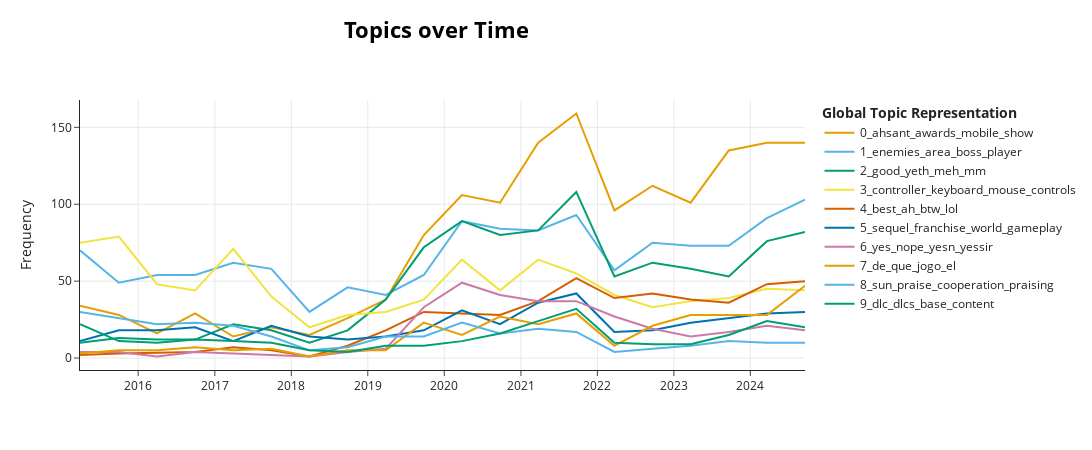

The code cell stored with this chart in its notebook:
### Code cell
topic_model.visualize_topics_over_time(topics_over_time, top_n_topics=10)

### Figure 1 — Plotly figure (JSON) as saved in the notebook; plotly's stock layout.template omitted (floating-point values rounded to 4 significant figures)
{"data": [{"hoverinfo": "text", "hovertext": ["<b>Topic 0</b><br>Words: ahsant, awards, mobile, show, ad", "<b>Topic 0</b><br>Words: ahsant, awards, mobile, show, ad", "<b>Topic 0</b><br>Words: ahsant, awards, mobile, show, ad", "<b>Topic 0</b><br>Words: ahsant, awards, mobile, show, ad", "<b>Topic 0</b><br>Words: ahsant, awards, mobile, show, ad", "<b>Topic 0</b><br>Words: awards, community, ahsant, mobile, show", "<b>Topic 0</b><br>Words: ahsant, awards, mobile, show, ad", "<b>Topic 0</b><br>Words: show, ahsant, awards, mobile, ad", "<b>Topic 0</b><br>Words: ahsant, awards, mobile, show, ad", "<b>Topic 0</b><br>Words: even, ahsant, awards, mobile, show", "<b>Topic 0</b><br>Words: ahsant, awards, mobile, show, ad", "<b>Topic 0</b><br>Words: ahsant, awards, mobile, show, ad", "<b>Topic 0</b><br>Words: mobile, ad, show, ahsant, awards", "<b>Topic 0</b><br>Words: ahsant, awards, mobile, show, ad", "<b>Topic 0</b><br>Words: ahsant, awards, mobile, show, ad", "<b>Topic 0</b><br>Words: serves, ahsant, awards, mobile, show", "<b>Topic 0</b><br>Words: ahsant, awards, mobile, show, ad", "<b>Topic 0</b><br>Words: ahsant, awards, mobile, show, ad", "<b>Topic 0</b><br>Words: ahsant, awards, mobile, show, ad", "<b>Topic 0</b><br>Words: ahsant, awards, mobile, show, ad"], "marker": {"color": "#E69F00"}, "mode": "lines", "name": "0_ahsant_awards_mobile_show", "type": "scatter", "x": ["2015-03-29T07:51:40.752000", "2015-09-30T21:50:11.400000", "2016-03-30T20:28:43.800000", "2016-09-28T19:07:16.200000", "2017-03-29T17:45:48.600000", "2017-09-27T16:24:21", "2018-03-28T15:02:53.400000", "2018-09-26T13:41:25.800000", "2019-03-27T12:19:58.200000", "2019-09-25T10:58:30.600000", "2020-03-25T09:37:03", "2020-09-23T08:15:35.400000", "2021-03-24T06:54:07.800000", "2021-09-22T05:32:40.200000", "2022-03-23T04:11:12.600000", "2022-09-21T02:49:45", "2023-03-22T01:28:17.400000", "2023-09-20T00:06:49.800000", "2024-03-19T22:45:22.200000", "2024-09-17T21:23:54.600000"], "y": [34, 28, 16, 29, 14, 20, 15, 26, 38, 80, 106, 101, 140, 159, 96, 112, 101, 135, 140, 140]}, {"hoverinfo": "text", "hovertext": ["<b>Topic 1</b><br>Words: new, heide, area, changes, enemies", "<b>Topic 1</b><br>Words: das, dsi, players, player, knights", "<b>Topic 1</b><br>Words: havels, katana, ice, chaos, rapier", "<b>Topic 1</b><br>Words: player, enemies, system, area, level", "<b>Topic 1</b><br>Words: area, player, boss, weapon, enemies", "<b>Topic 1</b><br>Words: player, area, enemies, areas, players", "<b>Topic 1</b><br>Words: ctrl, enemies, areas, ng, player", "<b>Topic 1</b><br>Words: player, area, enemies, attack, weapons", "<b>Topic 1</b><br>Words: moonlight, uh, spotlight, trippin, shawty", "<b>Topic 1</b><br>Words: bean, estus, enemies, armor, area", "<b>Topic 1</b><br>Words: enemies, area, boss, player, attacks", "<b>Topic 1</b><br>Words: enemies, area, boss, player, weapons", "<b>Topic 1</b><br>Words: enemies, healing, boss, mechanic, use", "<b>Topic 1</b><br>Words: attack, area, attacks, roll, enemies", "<b>Topic 1</b><br>Words: area, enemies, fight, often, enemy", "<b>Topic 1</b><br>Words: boss, enemies, fight, player, bosses", "<b>Topic 1</b><br>Words: enemies, boss, area, weapons, stat", "<b>Topic 1</b><br>Words: td, ganked, poison, zones, tr", "<b>Topic 1</b><br>Words: boss, enemies, area, also, player", "<b>Topic 1</b><br>Words: spoiler, enemies, area, boss, damage"], "marker": {"color": "#56B4E9"}, "mode": "lines", "name": "1_enemies_area_boss_player", "type": "scatter", "x": ["2015-03-29T07:51:40.752000", "2015-09-30T21:50:11.400000", "2016-03-30T20:28:43.800000", "2016-09-28T19:07:16.200000", "2017-03-29T17:45:48.600000", "2017-09-27T16:24:21", "2018-03-28T15:02:53.400000", "2018-09-26T13:41:25.800000", "2019-03-27T12:19:58.200000", "2019-09-25T10:58:30.600000", "2020-03-25T09:37:03", "2020-09-23T08:15:35.400000", "2021-03-24T06:54:07.800000", "2021-09-22T05:32:40.200000", "2022-03-23T04:11:12.600000", "2022-09-21T02:49:45", "2023-03-22T01:28:17.400000", "2023-09-20T00:06:49.800000", "2024-03-19T22:45:22.200000", "2024-09-17T21:23:54.600000"], "y": [70, 49, 54, 54, 62, 58, 30, 46, 41, 54, 89, 84, 83, 93, 57, 75, 73, 73, 91, 103]}, {"hoverinfo": "text", "hovertext": ["<b>Topic 2</b><br>Words: good, yeth, meh, mm, ahh", "<b>Topic 2</b><br>Words: good, yeth, meh, mm, ahh", "<b>Topic 2</b><br>Words: good, yeth, meh, mm, ahh", "<b>Topic 2</b><br>Words: good, yeth, meh, mm, ahh", "<b>Topic 2</b><br>Words: good, yeth, meh, mm, ahh", "<b>Topic 2</b><br>Words: good, yeth, meh, mm, ahh", "<b>Topic 2</b><br>Words: good, man, yeth, meh, mm", "<b>Topic 2</b><br>Words: good, yeth, meh, mm, ahh", "<b>Topic 2</b><br>Words: good, yeth, meh, mm, ahh", "<b>Topic 2</b><br>Words: good, spoiler, yeth, meh, mm", "<b>Topic 2</b><br>Words: good, mm, lol, honestly, yeth", "<b>Topic 2</b><br>Words: good, yeth, meh, mm, ahh", "<b>Topic 2</b><br>Words: good, thats, yeth, well, meh", "<b>Topic 2</b><br>Words: good, yeth, meh, ever, mm", "<b>Topic 2</b><br>Words: good, ahh, meh, please, sometimes", "<b>Topic 2</b><br>Words: good, yeth, meh, mm, ahh", "<b>Topic 2</b><br>Words: good, uh, meh, yeth, ii", "<b>Topic 2</b><br>Words: good, af, well, yeth, meh", "<b>Topic 2</b><br>Words: good, yeth, meh, mm, ahh", "<b>Topic 2</b><br>Words: good, yeth, meh, mm, ahh"], "marker": {"color": "#009E73"}, "mode": "lines", "name": "2_good_yeth_meh_mm", "type": "scatter", "x": ["2015-03-29T07:51:40.752000", "2015-09-30T21:50:11.400000", "2016-03-30T20:28:43.800000", "2016-09-28T19:07:16.200000", "2017-03-29T17:45:48.600000", "2017-09-27T16:24:21", "2018-03-28T15:02:53.400000", "2018-09-26T13:41:25.800000", "2019-03-27T12:19:58.200000", "2019-09-25T10:58:30.600000", "2020-03-25T09:37:03", "2020-09-23T08:15:35.400000", "2021-03-24T06:54:07.800000", "2021-09-22T05:32:40.200000", "2022-03-23T04:11:12.600000", "2022-09-21T02:49:45", "2023-03-22T01:28:17.400000", "2023-09-20T00:06:49.800000", "2024-03-19T22:45:22.200000", "2024-09-17T21:23:54.600000"], "y": [10, 13, 12, 12, 22, 18, 10, 18, 38, 72, 89, 80, 83, 108, 53, 62, 58, 53, 76, 82]}, {"hoverinfo": "text", "hovertext": ["<b>Topic 3</b><br>Words: controller, keyboard, mouse, port, xbox", "<b>Topic 3</b><br>Words: controller, keyboard, mouse, port, controls", "<b>Topic 3</b><br>Words: controller, keyboard, mouse, port, controls", "<b>Topic 3</b><br>Words: controller, keyboard, mouse, port, pc", "<b>Topic 3</b><br>Words: controller, keyboard, port, mouse, controls", "<b>Topic 3</b><br>Words: controller, keyboard, port, mouse, controls", "<b>Topic 3</b><br>Words: mouse, keyboard, controller, settings, controls", "<b>Topic 3</b><br>Words: controller, controls, keyboard, mouse, xbox", "<b>Topic 3</b><br>Words: controller, keyboard, mouse, controls, pc", "<b>Topic 3</b><br>Words: controller, keyboard, controls, mouse, port", "<b>Topic 3</b><br>Words: controller, keyboard, mouse, controls, port", "<b>Topic 3</b><br>Words: controller, keyboard, mouse, controls, xbox", "<b>Topic 3</b><br>Words: controller, keyboard, mouse, controls, xbox", "<b>Topic 3</b><br>Words: mouse, keyboard, controller, port, controls", "<b>Topic 3</b><br>Words: controller, keyboard, mouse, controls, port", "<b>Topic 3</b><br>Words: keyboard, controller, mouse, port, buttons", "<b>Topic 3</b><br>Words: mouse, keyboard, controller, controls, pc", "<b>Topic 3</b><br>Words: controller, mouse, keyboard, port, controls", "<b>Topic 3</b><br>Words: controller, mouse, keyboard, port, controls", "<b>Topic 3</b><br>Words: controller, keyboard, controls, mouse, port"], "marker": {"color": "#F0E442"}, "mode": "lines", "name": "3_controller_keyboard_mouse_controls", "type": "scatter", "x": ["2015-03-29T07:51:40.752000", "2015-09-30T21:50:11.400000", "2016-03-30T20:28:43.800000", "2016-09-28T19:07:16.200000", "2017-03-29T17:45:48.600000", "2017-09-27T16:24:21", "2018-03-28T15:02:53.400000", "2018-09-26T13:41:25.800000", "2019-03-27T12:19:58.200000", "2019-09-25T10:58:30.600000", "2020-03-25T09:37:03", "2020-09-23T08:15:35.400000", "2021-03-24T06:54:07.800000", "2021-09-22T05:32:40.200000", "2022-03-23T04:11:12.600000", "2022-09-21T02:49:45", "2023-03-22T01:28:17.400000", "2023-09-20T00:06:49.800000", "2024-03-19T22:45:22.200000", "2024-09-17T21:23:54.600000"], "y": [75, 79, 48, 44, 71, 40, 20, 28, 30, 38, 64, 44, 64, 55, 41, 33, 37, 39, 45, 44]}, {"hoverinfo": "text", "hovertext": ["<b>Topic 4</b><br>Words: best, ah, btw, lol, shot", "<b>Topic 4</b><br>Words: best, ah, btw, lol, shot", "<b>Topic 4</b><br>Words: best, lol, ah, btw, shot", "<b>Topic 4</b><br>Words: best, ah, btw, lol, shot", "<b>Topic 4</b><br>Words: best, ah, btw, lol, shot", "<b>Topic 4</b><br>Words: best, ah, btw, lol, shot", "<b>Topic 4</b><br>Words: best, ah, btw, lol, shot", "<b>Topic 4</b><br>Words: best, ah, btw, lol, shot", "<b>Topic 4</b><br>Words: best, btw, ah, lol, shot", "<b>Topic 4</b><br>Words: best, ah, btw, lol, shot", "<b>Topic 4</b><br>Words: best, ah, btw, lol, shot", "<b>Topic 4</b><br>Words: best, ah, btw, lol, shot", "<b>Topic 4</b><br>Words: best, ah, btw, lol, shot", "<b>Topic 4</b><br>Words: best, ah, btw, lol, shot", "<b>Topic 4</b><br>Words: best, shot, long, yes, ah", "<b>Topic 4</b><br>Words: best, ah, fucking, yes, btw", "<b>Topic 4</b><br>Words: best, right, ah, btw, lol", "<b>Topic 4</b><br>Words: best, ah, btw, lol, shot", "<b>Topic 4</b><br>Words: best, ah, btw, lol, shot"], "marker": {"color": "#D55E00"}, "mode": "lines", "name": "4_best_ah_btw_lol", "type": "scatter", "x": ["2015-03-29T07:51:40.752000", "2015-09-30T21:50:11.400000", "2016-09-28T19:07:16.200000", "2017-03-29T17:45:48.600000", "2017-09-27T16:24:21", "2018-03-28T15:02:53.400000", "2018-09-26T13:41:25.800000", "2019-03-27T12:19:58.200000", "2019-09-25T10:58:30.600000", "2020-03-25T09:37:03", "2020-09-23T08:15:35.400000", "2021-03-24T06:54:07.800000", "2021-09-22T05:32:40.200000", "2022-03-23T04:11:12.600000", "2022-09-21T02:49:45", "2023-03-22T01:28:17.400000", "2023-09-20T00:06:49.800000", "2024-03-19T22:45:22.200000", "2024-09-17T21:23:54.600000"], "y": [2, 3, 4, 7, 5, 1, 8, 18, 30, 29, 28, 37, 52, 39, 42, 38, 36, 48, 50]}, {"hoverinfo": "text", "hovertext": ["<b>Topic 5</b><br>Words: darker, iv, material, crystal, light", "<b>Topic 5</b><br>Words: communicated, impatient, held, screaming, franchise", "<b>Topic 5</b><br>Words: progressed, hack, dress, died, inspired", "<b>Topic 5</b><br>Words: sequel, depressed, loud, zombies, ghost", "<b>Topic 5</b><br>Words: criteria, yui, miyazaka, feltsuch, devestated", "<b>Topic 5</b><br>Words: lap, avoidance, franchise, convenants, repetetive", "<b>Topic 5</b><br>Words: ppl, tsundere, ups, yer, das", "<b>Topic 5</b><br>Words: ded, bam, tricycle, highway, riding", "<b>Topic 5</b><br>Words: tools, table, noticably, dislike, departure", "<b>Topic 5</b><br>Words: conveyed, apposed, changes, characters, story", "<b>Topic 5</b><br>Words: eula, page, sadists, gameplay, feels", "<b>Topic 5</b><br>Words: remake, deter, story, stories, subpar", "<b>Topic 5</b><br>Words: padding, gameplay, experience, honestly, sequel", "<b>Topic 5</b><br>Words: franchise, aspects, world, said, memorable", "<b>Topic 5</b><br>Words: chronological, worker, spoiler, cod, aspects", "<b>Topic 5</b><br>Words: franchise, nowhere, band, tense, drags", "<b>Topic 5</b><br>Words: empty, ending, sequel, destroy, clocked", "<b>Topic 5</b><br>Words: hangover, wise, franchise, came, compelling", "<b>Topic 5</b><br>Words: sequel, franchise, world, rewarding, enticing", "<b>Topic 5</b><br>Words: unafraid, sequel, completions, sofs, enjoy"], "marker": {"color": "#0072B2"}, "mode": "lines", "name": "5_sequel_franchise_world_gameplay", "type": "scatter", "x": ["2015-03-29T07:51:40.752000", "2015-09-30T21:50:11.400000", "2016-03-30T20:28:43.800000", "2016-09-28T19:07:16.200000", "2017-03-29T17:45:48.600000", "2017-09-27T16:24:21", "2018-03-28T15:02:53.400000", "2018-09-26T13:41:25.800000", "2019-03-27T12:19:58.200000", "2019-09-25T10:58:30.600000", "2020-03-25T09:37:03", "2020-09-23T08:15:35.400000", "2021-03-24T06:54:07.800000", "2021-09-22T05:32:40.200000", "2022-03-23T04:11:12.600000", "2022-09-21T02:49:45", "2023-03-22T01:28:17.400000", "2023-09-20T00:06:49.800000", "2024-03-19T22:45:22.200000", "2024-09-17T21:23:54.600000"], "y": [11, 18, 18, 20, 11, 21, 14, 12, 14, 18, 31, 22, 36, 42, 17, 18, 23, 26, 29, 30]}, {"hoverinfo": "text", "hovertext": ["<b>Topic 6</b><br>Words: yes, nope, yesn, yessir, bro", "<b>Topic 6</b><br>Words: yes, nope, yesn, yessir, bro", "<b>Topic 6</b><br>Words: yes, nope, yesn, yessir, bro", "<b>Topic 6</b><br>Words: yes, nope, yesn, yessir, bro", "<b>Topic 6</b><br>Words: yes, nope, yesn, yessir, bro", "<b>Topic 6</b><br>Words: yes, nope, yesn, yessir, bro", "<b>Topic 6</b><br>Words: yes, nope, yesn, yessir, bro", "<b>Topic 6</b><br>Words: yes, nope, yesn, yessir, bro", "<b>Topic 6</b><br>Words: yes, nope, yesn, yessir, bro", "<b>Topic 6</b><br>Words: yes, nope, yesn, yessir, bro", "<b>Topic 6</b><br>Words: yes, nope, yesn, yessir, bro", "<b>Topic 6</b><br>Words: yes, yesn, nope, thank, cool", "<b>Topic 6</b><br>Words: yes, bro, sir, nope, yesn", "<b>Topic 6</b><br>Words: yes, nope, yesn, yessir, bro", "<b>Topic 6</b><br>Words: yes, nope, yesn, yessir, bro", "<b>Topic 6</b><br>Words: yes, nope, yesn, yessir, bro", "<b>Topic 6</b><br>Words: yes, yessir, nope, yesn, much", "<b>Topic 6</b><br>Words: yes, nope, yesn, yessir, bro", "<b>Topic 6</b><br>Words: yes, nope, yesn, yessir, bro"], "marker": {"color": "#CC79A7"}, "mode": "lines", "name": "6_yes_nope_yesn_yessir", "type": "scatter", "x": ["2015-03-29T07:51:40.752000", "2015-09-30T21:50:11.400000", "2016-03-30T20:28:43.800000", "2016-09-28T19:07:16.200000", "2017-09-27T16:24:21", "2018-03-28T15:02:53.400000", "2018-09-26T13:41:25.800000", "2019-03-27T12:19:58.200000", "2019-09-25T10:58:30.600000", "2020-03-25T09:37:03", "2020-09-23T08:15:35.400000", "2021-03-24T06:54:07.800000", "2021-09-22T05:32:40.200000", "2022-03-23T04:11:12.600000", "2022-09-21T02:49:45", "2023-03-22T01:28:17.400000", "2023-09-20T00:06:49.800000", "2024-03-19T22:45:22.200000", "2024-09-17T21:23:54.600000"], "y": [4, 4, 1, 4, 2, 1, 4, 6, 33, 49, 41, 37, 37, 27, 19, 14, 17, 21, 18]}, {"hoverinfo": "text", "hovertext": ["<b>Topic 7</b><br>Words: ncia, jogo, que, minhas, de", "<b>Topic 7</b><br>Words: el, que, jogo, de, horas", "<b>Topic 7</b><br>Words: que, de, vraiment, mucho, vez", "<b>Topic 7</b><br>Words: de, que, el, la, en", "<b>Topic 7</b><br>Words: de, que, la, su, en", "<b>Topic 7</b><br>Words: que, la, el, de, para", "<b>Topic 7</b><br>Words: jogaaaaaaaaaaa, quero, controle, para, de", "<b>Topic 7</b><br>Words: el, molto, necesitas, favorita, tantas", "<b>Topic 7</b><br>Words: nico, jogo, jogar, que, muito", "<b>Topic 7</b><br>Words: que, de, jogo, pero, juegazo", "<b>Topic 7</b><br>Words: jogo, um, muy, mto, de", "<b>Topic 7</b><br>Words: novo, de, que, jogo, um", "<b>Topic 7</b><br>Words: que, el, de, jogo, es", "<b>Topic 7</b><br>Words: de, que, jogo, el, juego", "<b>Topic 7</b><br>Words: jogo, melhor, feo, de, que", "<b>Topic 7</b><br>Words: que, de, jogo, el, pra", "<b>Topic 7</b><br>Words: de, que, mejor, el, jogo", "<b>Topic 7</b><br>Words: te, amo, odeio, de, que", "<b>Topic 7</b><br>Words: de, que, juego, jogo, el", "<b>Topic 7</b><br>Words: de, que, jogo, um, la"], "marker": {"color": "#E69F00"}, "mode": "lines", "name": "7_de_que_jogo_el", "type": "scatter", "x": ["2015-03-29T07:51:40.752000", "2015-09-30T21:50:11.400000", "2016-03-30T20:28:43.800000", "2016-09-28T19:07:16.200000", "2017-03-29T17:45:48.600000", "2017-09-27T16:24:21", "2018-03-28T15:02:53.400000", "2018-09-26T13:41:25.800000", "2019-03-27T12:19:58.200000", "2019-09-25T10:58:30.600000", "2020-03-25T09:37:03", "2020-09-23T08:15:35.400000", "2021-03-24T06:54:07.800000", "2021-09-22T05:32:40.200000", "2022-03-23T04:11:12.600000", "2022-09-21T02:49:45", "2023-03-22T01:28:17.400000", "2023-09-20T00:06:49.800000", "2024-03-19T22:45:22.200000", "2024-09-17T21:23:54.600000"], "y": [3, 5, 5, 7, 5, 6, 1, 5, 5, 23, 15, 27, 22, 29, 8, 21, 28, 28, 28, 47]}, {"hoverinfo": "text", "hovertext": ["<b>Topic 8</b><br>Words: sun, praise, praising, directx, mufaka", "<b>Topic 8</b><br>Words: sun, praise, sunsword, gaintdad, praising", "<b>Topic 8</b><br>Words: sun, praise, cryyyyyyyyyyyyyyyyyyyyyy, praisethe, pummled", "<b>Topic 8</b><br>Words: sun, praise, sunssssssssssssss, praising, medals", "<b>Topic 8</b><br>Words: sun, praise, rekt, bros, emotions", "<b>Topic 8</b><br>Words: sun, praise, hurray, sing, follower", "<b>Topic 8</b><br>Words: sun, praise, glorify, difficultly, til", "<b>Topic 8</b><br>Words: sun, praise, gs, beautifull, hater", "<b>Topic 8</b><br>Words: sun, praise, calm, barrer, sunnnnnnnnnn", "<b>Topic 8</b><br>Words: sun, praise, godforsaken, mercy, deprived", "<b>Topic 8</b><br>Words: sun, praise, paise, neil, roses", "<b>Topic 8</b><br>Words: sun, praise, drangleics, therefore, emote", "<b>Topic 8</b><br>Words: sun, praise, odball, intimidate, wrekd", "<b>Topic 8</b><br>Words: sun, praise, shenanigans, stability, suicidal", "<b>Topic 8</b><br>Words: sun, praise, receiving, deserve, totally", "<b>Topic 8</b><br>Words: sun, praise, bathes, sunlight, grabs", "<b>Topic 8</b><br>Words: sun, praise, orgies, laughed, cried", "<b>Topic 8</b><br>Words: praise, sun, shay, grill, mommy", "<b>Topic 8</b><br>Words: sun, praise, hoorah, swallow, bom", "<b>Topic 8</b><br>Words: sun, praise, sunlight, afterall, blacksword"], "marker": {"color": "#56B4E9"}, "mode": "lines", "name": "8_sun_praise_cooperation_praising", "type": "scatter", "x": ["2015-03-29T07:51:40.752000", "2015-09-30T21:50:11.400000", "2016-03-30T20:28:43.800000", "2016-09-28T19:07:16.200000", "2017-03-29T17:45:48.600000", "2017-09-27T16:24:21", "2018-03-28T15:02:53.400000", "2018-09-26T13:41:25.800000", "2019-03-27T12:19:58.200000", "2019-09-25T10:58:30.600000", "2020-03-25T09:37:03", "2020-09-23T08:15:35.400000", "2021-03-24T06:54:07.800000", "2021-09-22T05:32:40.200000", "2022-03-23T04:11:12.600000", "2022-09-21T02:49:45", "2023-03-22T01:28:17.400000", "2023-09-20T00:06:49.800000", "2024-03-19T22:45:22.200000", "2024-09-17T21:23:54.600000"], "y": [30, 26, 22, 23, 21, 14, 5, 7, 14, 14, 23, 16, 19, 17, 4, 6, 8, 11, 10, 10]}, {"hoverinfo": "text", "hovertext": ["<b>Topic 9</b><br>Words: doggy, dlc, maor, recomment, ded", "<b>Topic 9</b><br>Words: waves, dlc, cought, apologizes, refreshed", "<b>Topic 9</b><br>Words: undervalue, admirers, ardent, dlc, dysfunctional", "<b>Topic 9</b><br>Words: dlc, espacially, regression, allways, knuckle", "<b>Topic 9</b><br>Words: dlc, fanominal, induces, chatbox, fookin", "<b>Topic 9</b><br>Words: dlcs, reinstalled, contender, legitimate, addressed", "<b>Topic 9</b><br>Words: addittion, edtion, enviornments, lasting, meeting", "<b>Topic 9</b><br>Words: ddlc, contents, fuckin, download, dlc", "<b>Topic 9</b><br>Words: seriers, suprises, content, dlc, lit", "<b>Topic 9</b><br>Words: dlcs, dlc, accomplished, stressful, laughable", "<b>Topic 9</b><br>Words: souslborne, utube, dlc, abortion, ambiguous", "<b>Topic 9</b><br>Words: dlcs, dlc, prepackaged, improvements, joyful", "<b>Topic 9</b><br>Words: dlc, dlcs, tehe, base, downfalls", "<b>Topic 9</b><br>Words: dlc, goon, dlcs, legendaric, netted", "<b>Topic 9</b><br>Words: dlc, juts, critic, string, comeback", "<b>Topic 9</b><br>Words: primo, godawful, dlc, sublime, slap", "<b>Topic 9</b><br>Words: zzuh, ij, lijkop, wuehjkhoarenvt, pibjlkz", "<b>Topic 9</b><br>Words: dlc, dlcs, nifty, hunted, firm", "<b>Topic 9</b><br>Words: quarz, dlc, yellow, dlcs, longsword", "<b>Topic 9</b><br>Words: dlcs, dlc, ahaaaaaaaaaaaaaaaaaaaaahhhhhhhhhghhh, resend, electrocution"], "marker": {"color": "#009E73"}, "mode": "lines", "name": "9_dlc_dlcs_base_content", "type": "scatter", "x": ["2015-03-29T07:51:40.752000", "2015-09-30T21:50:11.400000", "2016-03-30T20:28:43.800000", "2016-09-28T19:07:16.200000", "2017-03-29T17:45:48.600000", "2017-09-27T16:24:21", "2018-03-28T15:02:53.400000", "2018-09-26T13:41:25.800000", "2019-03-27T12:19:58.200000", "2019-09-25T10:58:30.600000", "2020-03-25T09:37:03", "2020-09-23T08:15:35.400000", "2021-03-24T06:54:07.800000", "2021-09-22T05:32:40.200000", "2022-03-23T04:11:12.600000", "2022-09-21T02:49:45", "2023-03-22T01:28:17.400000", "2023-09-20T00:06:49.800000", "2024-03-19T22:45:22.200000", "2024-09-17T21:23:54.600000"], "y": [22, 11, 10, 12, 11, 10, 5, 4, 8, 8, 11, 16, 24, 32, 10, 9, 9, 15, 24, 20]}], "layout": {"height": 450, "hoverlabel": {"bgcolor": "white", "font": {"family": "Rockwell", "size": 16}}, "legend": {"title": {"text": "<b>Global Topic Representation"}}, "title": {"font": {"color": "Black", "size": 22}, "text": "<b>Topics over Time</b>", "x": 0.4, "xanchor": "center", "y": 0.95, "yanchor": "top"}, "width": 1250, "xaxis": {"showgrid": true}, "yaxis": {"showgrid": true, "title": {"text": "Frequency"}}}}
